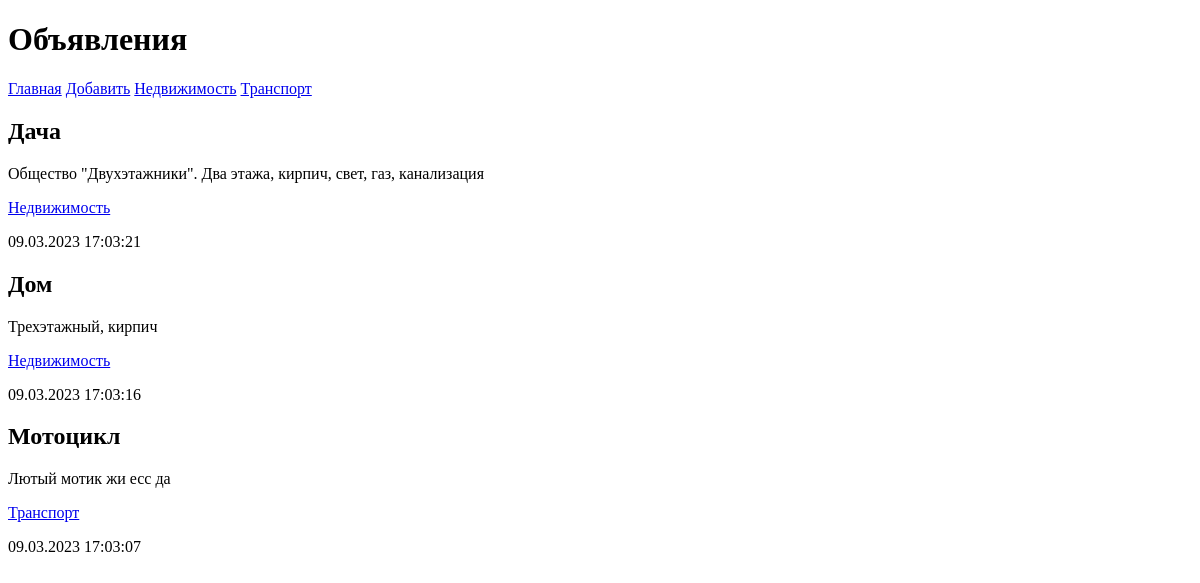
Page /board/ on the earlier database version.
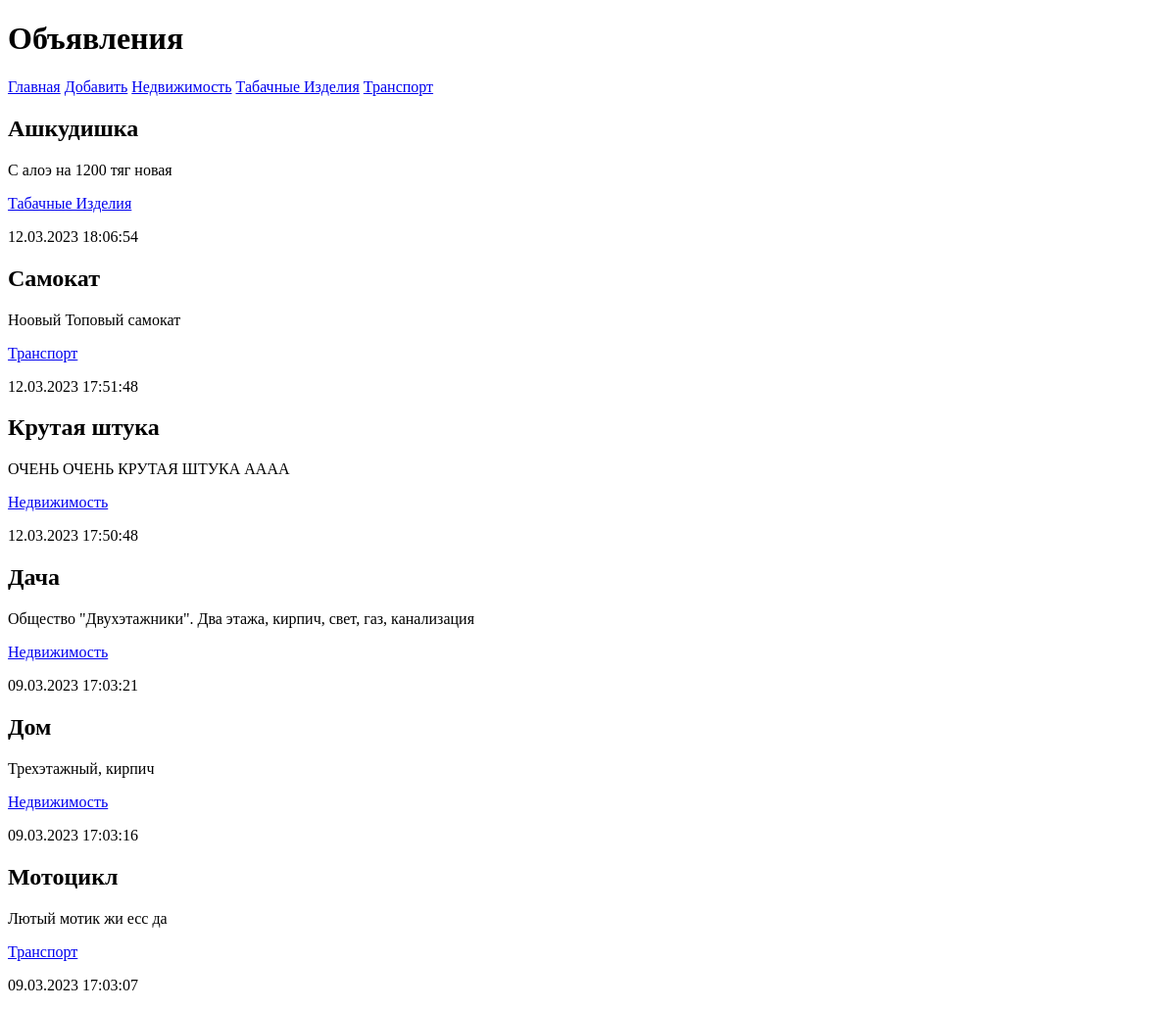
Same page on the later database version.
### board/models.py (models this page shows, shortened)
class Rubric(models.Model):
    name = models.CharField(max_length=20, db_index=True,verbose_name=' Название')
    class Meta:
        verbose_name_plural = 'Рубрики'
        verbose_name = 'Рубрика'
        ordering = ['name']

class Bb(models.Model):
    title = models.CharField(max_length=50, verbose_name='Товар')
    contentt = models.TextField(null=True,blank= True, verbose_name= 'Описание')
    price = models.FloatField(null=True,blank=True, verbose_name= 'Цена')
    published = models.DateTimeField(auto_now= True,db_index=True, verbose_name= 'Дата публикации')
    rubric = models.ForeignKey('Rubric',null=True, on_delete= models.PROTECT, verbose_name='Рубрика')
    class Meta:
        verbose_name_plural = 'Объявления'
        verbose_name = 'Объявление'
        ordering = ['-published']

### board/views.py (the view)
# urls.py: path('', index, name = 'index'),
def index(request):
    bbs = Bb.objects.all()
    rubrics = Rubric.objects.all()
    context = {'bbs': bbs, 'rubrics': rubrics}
    return render(request, 'bboard/index.html', context)

### board/templates/bboard/index.html
{% extends "layout/basic.html" %}
{% block content %}
{% for bb in bbs %}
<div>
    <h2> {{ bb.title }}</h2>
    <p> {{ bb.contentt }} </p>
    <p><a href="{% url 'by_rubric' bb.rubric.pk %}">{{ bb.rubric.name }}</a> </p>
    <p> {{ bb.published|date:"d.m.Y H:i:s" }} </p>
</div>
{%  endfor %}
{% endblock %}

### board/templates/layout/basic.html (shortened to what this page needs)
<!DOCTYPE html>
<html lang="en">
<head>
</head>
<body>
  <header>
    <h1>Объявления</h1>
  </header>
   <nav>
     <a href = "{% url 'index' %}">Главная</a>
     <a href = "{%  url 'add' %}">Добавить</a>
     {% for rubric in rubrics %}
     <a href="{% url 'by_rubric' rubric.pk %}">{{ rubric.name }}</a>
     {% endfor %}
   </nav>
  <section>
    {% block content %}
    {% endblock %}
  </section>
</body>
</html>

Differences in the rows shown:
added Rubric: name "Табачные Изделия"
added Bb: title "Ашкудишка", contentt "С алоэ на 1200 тяг новая", rubric.name "Табачные Изделия", published "12.03.2023 18:06:54"
added Bb: title "Самокат", contentt "Ноовый Топовый самокат", rubric.name "Транспорт", published "12.03.2023 17:51:48"
added Bb: title "Крутая штука", contentt "ОЧЕНЬ ОЧЕНЬ КРУТАЯ ШТУКА АААА", rubric.name "Недвижимость", published "12.03.2023 17:50:48"
